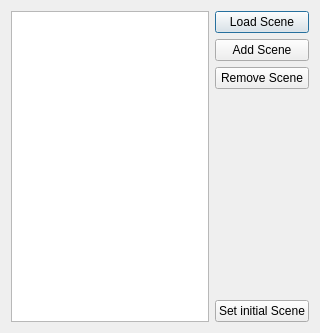
<?xml version="1.0" encoding="UTF-8"?>
<ui version="4.0">
 <class>Dialog</class>
 <widget class="QDialog" name="Dialog">
  <property name="geometry">
   <rect>
    <x>0</x>
    <y>0</y>
    <width>320</width>
    <height>333</height>
   </rect>
  </property>
  <property name="windowTitle">
   <string>Scene Manager</string>
  </property>
  <layout class="QGridLayout" name="gridLayout">
   <item row="0" column="0">
    <layout class="QHBoxLayout" name="horizontalLayout">
     <property name="sizeConstraint">
      <enum>QLayout::SetNoConstraint</enum>
     </property>
     <item>
      <widget class="QListWidget" name="scenelistList">
       <property name="maximumSize">
        <size>
         <width>16777215</width>
         <height>16777215</height>
        </size>
       </property>
       <property name="sizeIncrement">
        <size>
         <width>100</width>
         <height>100</height>
        </size>
       </property>
       <property name="movement">
        <enum>QListView::Static</enum>
       </property>
       <property name="resizeMode">
        <enum>QListView::Adjust</enum>
       </property>
      </widget>
     </item>
     <item>
      <layout class="QVBoxLayout" name="verticalLayout_3">
       <item>
        <widget class="QPushButton" name="loadScenesBtn">
         <property name="text">
          <string>Load Scene</string>
         </property>
        </widget>
       </item>
       <item>
        <widget class="QPushButton" name="addScenesBtn">
         <property name="text">
          <string>Add Scene</string>
         </property>
        </widget>
       </item>
       <item>
        <widget class="QPushButton" name="removeScenesBtn">
         <property name="text">
          <string>Remove Scene</string>
         </property>
        </widget>
       </item>
       <item>
        <layout class="QGridLayout" name="preview">
         <property name="spacing">
          <number>2</number>
         </property>
        </layout>
       </item>
       <item>
        <spacer name="verticalSpacer">
         <property name="orientation">
          <enum>Qt::Vertical</enum>
         </property>
         <property name="sizeHint" stdset="0">
          <size>
           <width>20</width>
           <height>40</height>
          </size>
         </property>
        </spacer>
       </item>
       <item>
        <widget class="QPushButton" name="setInitialSceneBtn">
         <property name="text">
          <string>Set initial Scene</string>
         </property>
        </widget>
       </item>
      </layout>
     </item>
    </layout>
   </item>
  </layout>
 </widget>
 <resources/>
 <connections/>
</ui>
